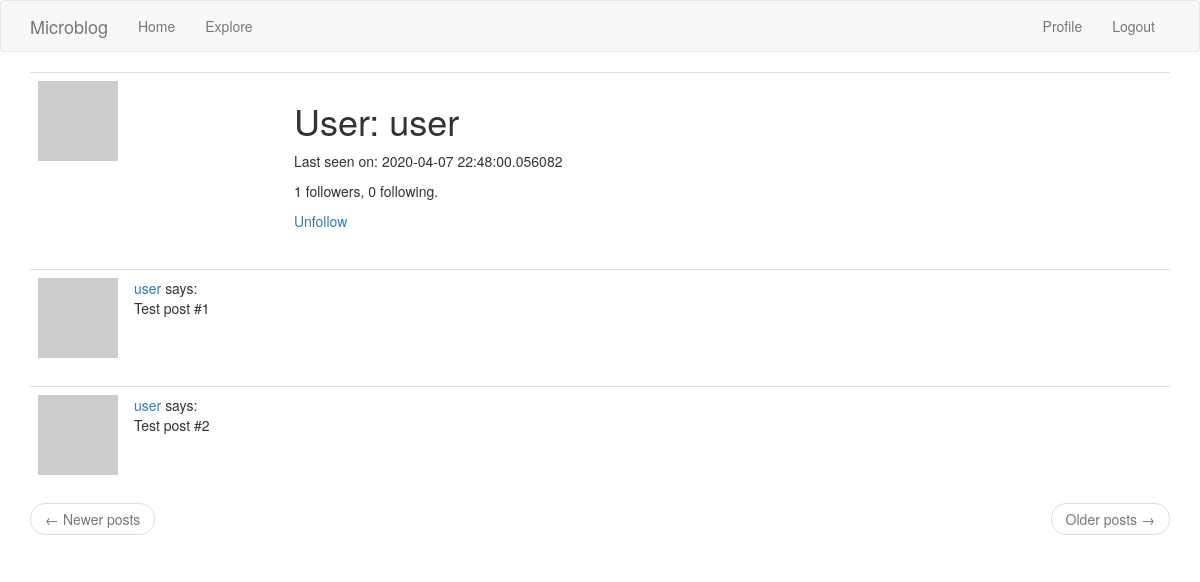
The page /user/user (signed in) on the database as committed earlier.
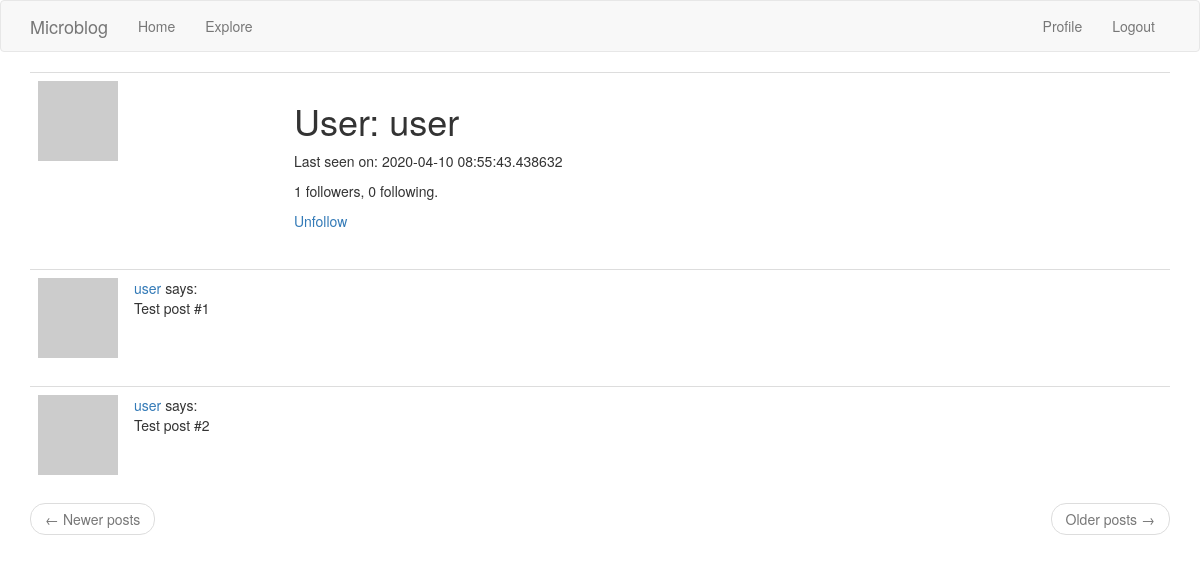
The same page on the database as committed later.
### app/models.py (models this page shows, shortened)
class User(UserMixin, db.Model):
    id = db.Column(db.Integer, primary_key=True)
    username = db.Column(db.String(64), index=True, unique=True)
    email = db.Column(db.String(120), index=True, unique=True)
    password_hash = db.Column(db.String(128))
    posts = db.relationship('Post', backref='author', lazy='dynamic')
    about_me = db.Column(db.String(140))
    last_seen = db.Column(db.DateTime, default=datetime.utcnow)
    followed = db.relationship(
        'User', secondary=followers,
        primaryjoin=(followers.c.follower_id == id),
        secondaryjoin=(followers.c.followed_id == id),
        backref=db.backref('followers', lazy='dynamic'), lazy='dynamic')
    def avatar(self, size):
        digest = md5(self.email.lower().encode('utf-8')).hexdigest()
        return 'https://www.gravatar.com/avatar/{}?d=identicon&s={}'.format(
            digest, size)
    def is_following(self, user):
        return self.followed.filter(
            followers.c.followed_id == user.id).count() > 0

### app/routes.py (the view)
@app.route('/user/<username>')
@login_required
def user(username):
    user = User.query.filter_by(username=username).first_or_404()
    posts = [
        {'author': user, 'body': 'Test post #1'},
        {'author': user, 'body': 'Test post #2'}
    ]
    return render_template('user.html', user=user, posts=posts)

### app/models.py (called while the page is built)
@login.user_loader
def load_user(id):
    return User.query.get(int(id))

### app/routes.py (called while the page is built)
@app.before_request
def before_request():
    if current_user.is_authenticated:
        current_user.last_seen = datetime.utcnow()
        db.session.commit()

### app/templates/user.html (shortened to what this page needs)
{% extends "base.html" %}
{% block app_content %}
<table class="table table-hover">
    <tr>
        <td width="256px"><img src="{{ user.avatar(256) }}"></td>
        <td>
            <h1>User: {{ user.username }}</h1>
            {% if user.last_seen %}<p>Last seen on: {{ user.last_seen }}</p>{% endif %}
            <p>{{ user.followers.count() }} followers, {{ user.followed.count() }} following.</p>
            {% if user == current_user %}
            <p><a href="{{ url_for('edit_profile') }}">Edit your profile</a></p>
            {% elif not current_user.is_following(user) %}
            <p><a href="{{ url_for('follow', username=user.username) }}">Follow</a></p>
            {% else %}
            <p><a href="{{ url_for('unfollow', username=user.username) }}">Unfollow</a></p>
            {% endif %}
        </td>
    </tr>
</table>
{% for post in posts %}
{% include '_post.html' %}
{% endfor %}
<nav aria-label="...">
    <ul class="pager">
        <li class="previous{% if not prev_url %} disabled{% endif %}">
            <a href="{{ prev_url or '#' }}">
                <span aria-hidden="true">&larr;</span> Newer posts
            </a>
        </li>
        <li class="next{% if not next_url %} disabled{% endif %}">
            <a href="{{ next_url or '#' }}">
                Older posts <span aria-hidden="true">&rarr;</span>
            </a>
        </li>
    </ul>
</nav>
{% endblock %}

### app/templates/_post.html
<table class="table table-hover">
    <tr>
        <td width="70px">
            <a href="{{ url_for('user', username=post.author.username) }}">
                <img src="{{ post.author.avatar(70) }}" />
            </a>
        </td>
        <td>
            <a href="{{ url_for('user', username=post.author.username) }}">
                {{ post.author.username }}
            </a>
            says:
            <br>
            {{ post.body }}
        </td>
    </tr>
</table>

Rows that differ between the two databases and show on the page:
changed User "user": last_seen "2020-04-07 22:48:00.056082" → "2020-04-10 08:55:43.438632"
